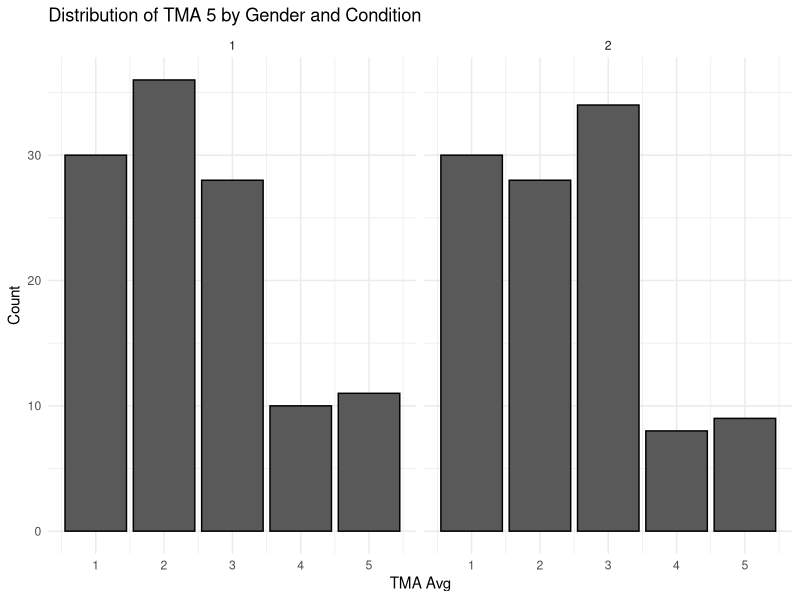
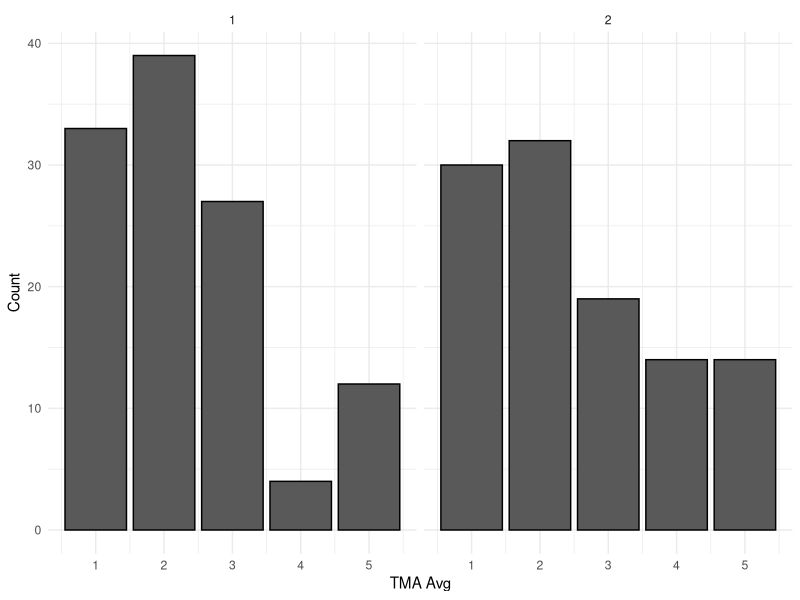
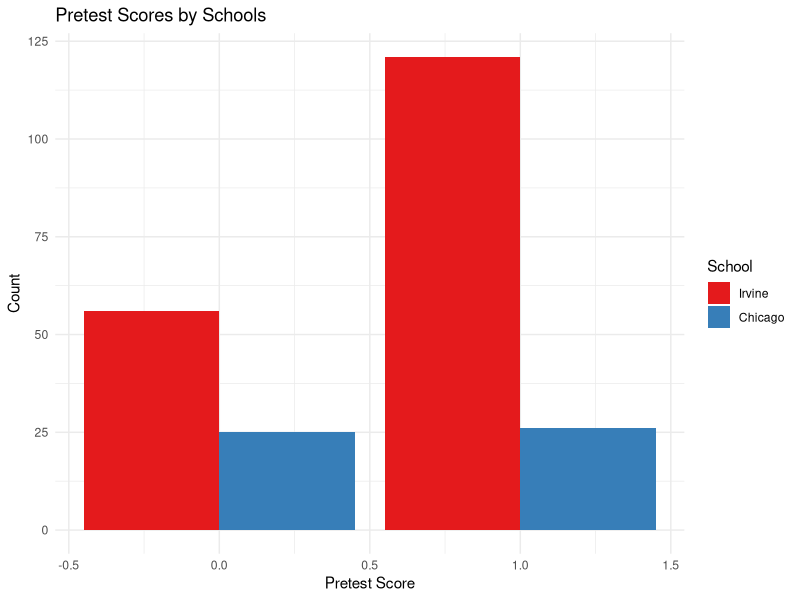
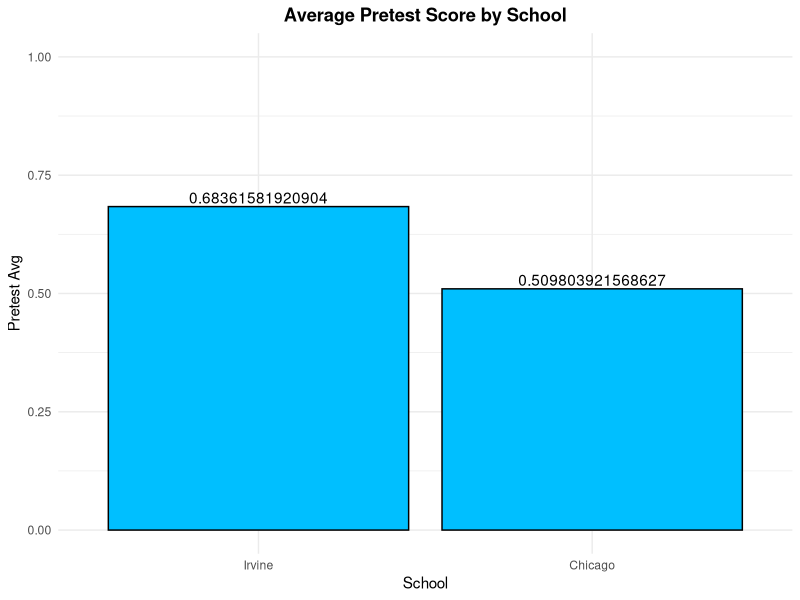
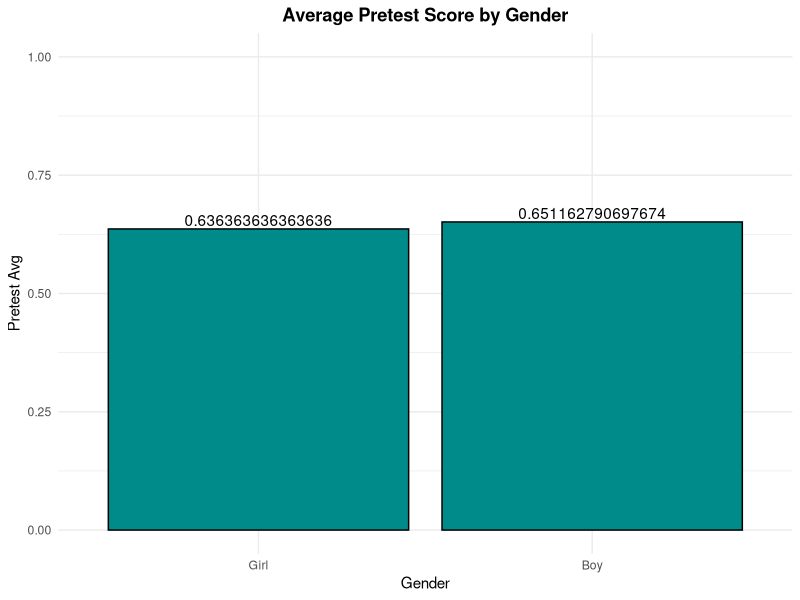

Generate these figures, in order, with R: (Note: this script raises an error after producing the figures.)
## ---- chunk 1
library(tidyverse)
## ---- chunk 2
df <- readxl::read_xlsx('../../../../data/math-anxiety-raw-data.xlsx')
## ---- chunk 3
df %>%  filter(is.na(drop)) %>% 
  select(contains("sex"), contains("tma"), Condition) %>% 
  filter(!is.na(Sex) ) %>% 
  ggplot(aes(x = TMA_5, fill = Sex)) +
  facet_grid(.~Condition) +
  geom_bar(bins = 20, color = "black",
           position = "dodge") +
  scale_fill_brewer(palette="Set1", labels = 
                      c("Boy", "Girl")) +
  labs(x = "TMA Avg", y = "Count") +
  labs(title = "Distribution of TMA 5 by Gender and Condition") +
  theme_minimal() 
## ---- chunk 4
df %>%  filter(is.na(drop)) %>% 
  select(contains("sex"), contains("tma"), Condition) %>% 
  filter(!is.na(Sex) ) %>% 
  ggplot(aes(x = TMA_6, fill = Sex)) +
  facet_grid(.~Condition) +
  geom_bar(bins = 20, color = "black",
           position = "dodge") +
  scale_fill_brewer(palette="Set1", labels = 
                      c("Boy", "Girl")) +
  labs(x = "TMA Avg", y = "Count") +
  theme_minimal() 
## ---- chunk 5
df1 <- df %>% select(pretest, chicago, Sex, Condition) %>% 
  na.omit() 
df1$Condition[df1$Condition == 2] <- 0
df1$chicago <- as.factor(df1$chicago)
df1$Sex <- as.factor(df1$Sex)
## ---- chunk 6
df1 %>% ggplot(aes(x = pretest, fill = chicago)) +
  geom_bar(position = "dodge") +
  scale_fill_brewer(palette="Set1", labels = 
                      c("Irvine", "Chicago")) +
  labs(title = "Pretest Scores by Schools", x = "Pretest Score", y = "Count", fill = "School") +
  theme_minimal()
## ---- chunk 7
# Looking at the average pretest scores
pretest_school_plt <- df1 %>% group_by(chicago) %>% 
  summarize(pretest_avg = mean(pretest)) %>% 
  ggplot(aes(x = chicago, y = pretest_avg)) +
  geom_bar(position="dodge", stat="identity", 
           fill = "deepskyblue1", color = "black") +
  geom_text(aes(label=pretest_avg), position=position_dodge(width=0.9), 
            vjust=-0.25) +
  scale_x_discrete(labels=c("Irvine", "Chicago")) +
  labs(title = "Average Pretest Score by School", x = "School",
       y = "Pretest Avg") +
  ylim(0,1) +
  theme_minimal() + theme(plot.title = element_text(face = "bold", hjust = 0.5))
pretest_school_plt
## ---- chunk 8
# Looking at the average pretest scores
pretest_sex_plt <- df1 %>% group_by(Sex) %>% 
  summarize(pretest_avg = mean(pretest)) %>% 
  ggplot(aes(x = Sex, y = pretest_avg)) +
  geom_bar(position="dodge", stat="identity", 
           fill = "cyan4", color = "black") +
  geom_text(aes(label=pretest_avg), position=position_dodge(width=0.9), 
            vjust=-0.25) +
  scale_x_discrete(labels=c("Girl", "Boy")) +
  labs(title = "Average Pretest Score by Gender", x = "Gender",
       y = "Pretest Avg") +
  ylim(0,1) +
  theme_minimal() + theme(plot.title = element_text(face = "bold", hjust = 0.5))
pretest_sex_plt
## ---- chunk 9
pretest_plt <- ggarrange(pretest_school_plt, pretest_sex_plt, ncol = 2, nrow = 1)
ggsave(pretest_plt, file = "../../outputs/visualization/pretest.png")
## ---- chunk 10
pretest_sex_cond <- df1 %>% group_by(Condition, Sex) %>% 
  summarize(pretest_avg = mean(pretest)) %>% 
  ggplot(aes(x = Condition, y = pretest_avg, fill = Sex)) +
  geom_bar(position="dodge", stat="identity", color = "black") +
  geom_text(aes(label=pretest_avg), position=position_dodge(width=0.9), 
            vjust=-0.25) +
  labs(title = "Average Pretest Score by Gender and Condition",
       x = "Condition", y = "Pretest Avg") +
  scale_fill_brewer(palette="Set1", labels = 
                      c("Girl", "Boy")) +
  ylim(0,1) + theme(plot.title = element_text(face = "bold", hjust = 0.5)) +
  scale_x_discrete(labels=c("No Worked EX", "Worked EX")) +
  theme_minimal()
pretest_sex_cond
## ---- chunk 11
pretest_cond <- df1 %>% group_by(Condition) %>% 
  summarize(pretest_avg = mean(pretest)) %>% 
  ggplot(aes(x = Condition, y = pretest_avg)) +
  geom_bar(position="dodge", stat="identity", color = "black", fill = "cyan4")+
  geom_text(aes(label=pretest_avg), position=position_dodge(width=0.9), 
            vjust=-0.25) +
  ylim(0,1) + scale_x_discrete(labels=c("No Worked EX", "Worked EX")) +
  labs(title = "Average Pretest Score by Condition",
       x = "Condition", y = "Pretest Avg") +
  theme_minimal()
pretest_cond
## ---- chunk 12
ggsave(pretest_cond, file = "../../../../outputs/visualization/pretest_cond.png")
ggsave(pretest_sex_cond, file = "../../../../outputs/visualization/pretest_sex_cond.png")
## ---- chunk 13
df %>% group_by(chicago) %>% 
  count()
